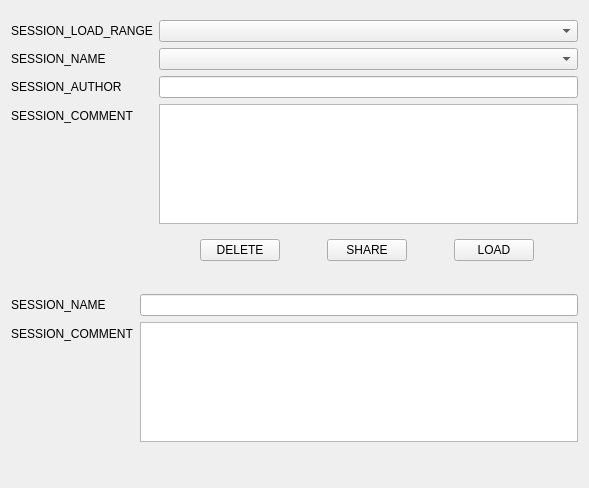
<?xml version="1.0" encoding="UTF-8"?>
<ui version="4.0">
 <class>SESSIONS</class>
 <widget class="QWidget" name="SESSIONS">
  <property name="geometry">
   <rect>
    <x>0</x>
    <y>0</y>
    <width>589</width>
    <height>488</height>
   </rect>
  </property>
  <property name="sizePolicy">
   <sizepolicy hsizetype="Preferred" vsizetype="Minimum">
    <horstretch>0</horstretch>
    <verstretch>0</verstretch>
   </sizepolicy>
  </property>
  <property name="windowTitle">
   <string/>
  </property>
  <layout class="QVBoxLayout" name="verticalLayout">
   <item>
    <widget class="QWidget" name="sessionGridLoad" native="true">
     <property name="sizePolicy">
      <sizepolicy hsizetype="Preferred" vsizetype="Fixed">
       <horstretch>0</horstretch>
       <verstretch>0</verstretch>
      </sizepolicy>
     </property>
     <layout class="QFormLayout" name="formLayout_2">
      <property name="leftMargin">
       <number>0</number>
      </property>
      <property name="rightMargin">
       <number>0</number>
      </property>
      <item row="0" column="0">
       <widget class="QLabel" name="lblRange">
        <property name="text">
         <string>SESSION_LOAD_RANGE</string>
        </property>
       </widget>
      </item>
      <item row="0" column="1">
       <widget class="QComboBox" name="comboRange"/>
      </item>
      <item row="1" column="0">
       <widget class="QLabel" name="lblName">
        <property name="text">
         <string>SESSION_NAME</string>
        </property>
       </widget>
      </item>
      <item row="1" column="1">
       <widget class="QComboBox" name="comboName"/>
      </item>
      <item row="2" column="0">
       <widget class="QLabel" name="lblAuthor">
        <property name="text">
         <string>SESSION_AUTHOR</string>
        </property>
       </widget>
      </item>
      <item row="3" column="0">
       <widget class="QLabel" name="lblComment">
        <property name="text">
         <string>SESSION_COMMENT</string>
        </property>
       </widget>
      </item>
      <item row="2" column="1">
       <widget class="QLineEdit" name="fldAuthor">
        <property name="readOnly">
         <bool>true</bool>
        </property>
       </widget>
      </item>
      <item row="3" column="1">
       <widget class="QPlainTextEdit" name="fldComment">
        <property name="sizePolicy">
         <sizepolicy hsizetype="Expanding" vsizetype="Minimum">
          <horstretch>0</horstretch>
          <verstretch>0</verstretch>
         </sizepolicy>
        </property>
        <property name="maximumSize">
         <size>
          <width>16777215</width>
          <height>120</height>
         </size>
        </property>
        <property name="readOnly">
         <bool>true</bool>
        </property>
       </widget>
      </item>
      <item row="4" column="1">
       <widget class="QWidget" name="widgetBtn" native="true">
        <layout class="QHBoxLayout" name="horizontalLayout">
         <property name="leftMargin">
          <number>0</number>
         </property>
         <property name="rightMargin">
          <number>0</number>
         </property>
         <item>
          <widget class="QPushButton" name="btnDelete">
           <property name="sizePolicy">
            <sizepolicy hsizetype="Fixed" vsizetype="Fixed">
             <horstretch>0</horstretch>
             <verstretch>0</verstretch>
            </sizepolicy>
           </property>
           <property name="cursor">
            <cursorShape>PointingHandCursor</cursorShape>
           </property>
           <property name="text">
            <string>DELETE</string>
           </property>
           <property name="cssClass" stdset="0">
            <string>btn-danger</string>
           </property>
          </widget>
         </item>
         <item>
          <widget class="QPushButton" name="btnShare">
           <property name="sizePolicy">
            <sizepolicy hsizetype="Fixed" vsizetype="Fixed">
             <horstretch>0</horstretch>
             <verstretch>0</verstretch>
            </sizepolicy>
           </property>
           <property name="cursor">
            <cursorShape>PointingHandCursor</cursorShape>
           </property>
           <property name="text">
            <string>SHARE</string>
           </property>
           <property name="cssClass" stdset="0">
            <string>btn-disabled</string>
           </property>
          </widget>
         </item>
         <item>
          <widget class="QPushButton" name="btnLoad">
           <property name="sizePolicy">
            <sizepolicy hsizetype="Fixed" vsizetype="Fixed">
             <horstretch>0</horstretch>
             <verstretch>0</verstretch>
            </sizepolicy>
           </property>
           <property name="cursor">
            <cursorShape>PointingHandCursor</cursorShape>
           </property>
           <property name="text">
            <string>LOAD</string>
           </property>
           <property name="cssClass" stdset="0">
            <string>btn-success</string>
           </property>
          </widget>
         </item>
        </layout>
       </widget>
      </item>
     </layout>
    </widget>
   </item>
   <item>
    <widget class="QWidget" name="sessionGridSave" native="true">
     <property name="sizePolicy">
      <sizepolicy hsizetype="Preferred" vsizetype="Fixed">
       <horstretch>2</horstretch>
       <verstretch>0</verstretch>
      </sizepolicy>
     </property>
     <layout class="QFormLayout" name="formLayout">
      <property name="leftMargin">
       <number>0</number>
      </property>
      <property name="rightMargin">
       <number>0</number>
      </property>
      <item row="0" column="0">
       <widget class="QLabel" name="lblSessionName">
        <property name="text">
         <string>SESSION_NAME</string>
        </property>
       </widget>
      </item>
      <item row="0" column="1">
       <widget class="QLineEdit" name="fldSessionName"/>
      </item>
      <item row="1" column="0">
       <widget class="QLabel" name="lblSessionComment">
        <property name="text">
         <string>SESSION_COMMENT</string>
        </property>
       </widget>
      </item>
      <item row="1" column="1">
       <widget class="QPlainTextEdit" name="fldSessionComment">
        <property name="sizePolicy">
         <sizepolicy hsizetype="Expanding" vsizetype="Fixed">
          <horstretch>0</horstretch>
          <verstretch>0</verstretch>
         </sizepolicy>
        </property>
        <property name="maximumSize">
         <size>
          <width>16777215</width>
          <height>120</height>
         </size>
        </property>
       </widget>
      </item>
     </layout>
    </widget>
   </item>
   <item>
    <spacer name="verticalSpacer">
     <property name="orientation">
      <enum>Qt::Vertical</enum>
     </property>
     <property name="sizeHint" stdset="0">
      <size>
       <width>20</width>
       <height>1</height>
      </size>
     </property>
    </spacer>
   </item>
  </layout>
 </widget>
 <resources/>
 <connections/>
</ui>
